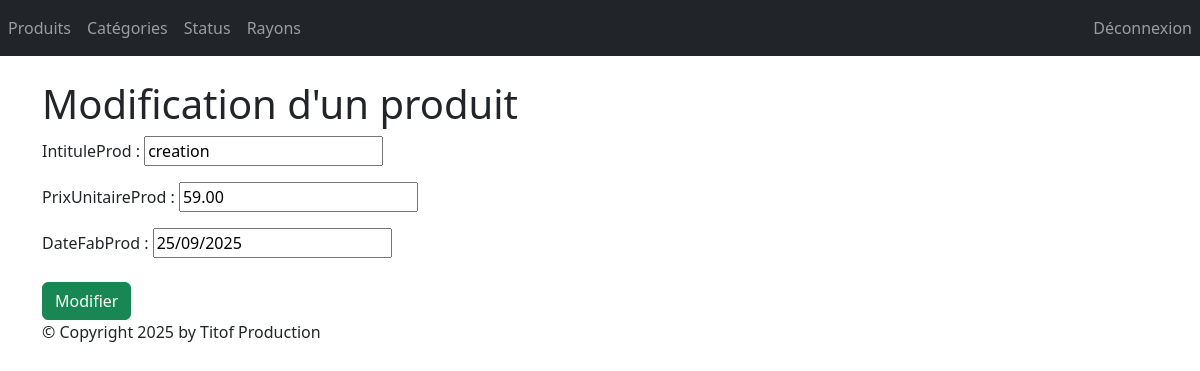
Page /monApp/produit/7/update/ (signed in) on the committed database.
### monApp/models.py (models this page shows, shortened)
class Produit(models.Model):
    refProd = models.AutoField(primary_key=True)
    intituleProd = models.CharField(max_length=200)
    prixUnitaireProd = models.DecimalField(max_digits=10, decimal_places=2)
    dateFabProd = models.DateField(default=date.today)
    categorie = models.ForeignKey(Categorie, on_delete=models.CASCADE, related_name="produits_categorie", null=True, blank=True)
    status = models.ForeignKey(Statut, on_delete=models.CASCADE, related_name="produits_status",null=True, blank=True)

### monApp/views.py (the view, shortened to what this page needs)
# urls.py: path("produit/<pk>/update/",views.ProduitUpdateView.as_view(), name="prdt_chng"),
@method_decorator(login_required, name='dispatch')
class ProduitUpdateView(UpdateView):
    model = Produit
    form_class=ProduitForm
    template_name = "monApp/update_produit.html"

### monApp/forms.py
class ProduitForm(forms.ModelForm):
    class Meta:
        model = Produit
        exclude = ('categorie', 'status')

### monApp/templates/monApp/update_produit.html (shortened to what this page needs)
{% extends 'monApp/base.html' %}
{% block contenu %}
<h1> Modification d'un produit </h1>
<form action="" method="post" >
    {{ form.as_p }}
    <button type="submit" class="btn btn-success mt-2">Modifier</button>
</form>
{% endblock %}

### static/styles.css (style rules this page uses)
h1 { color: red }

### rows in the picture
Produit: intituleProd "creation", prixUnitaireProd "59.00", dateFabProd "25/09/2025"
